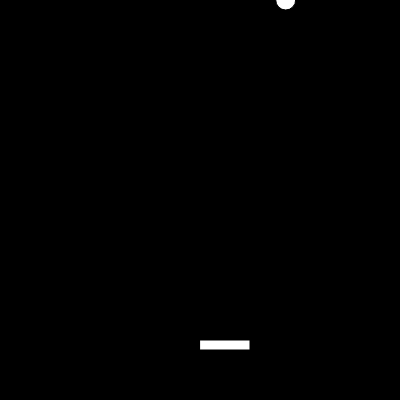
Frame 1 (no input)
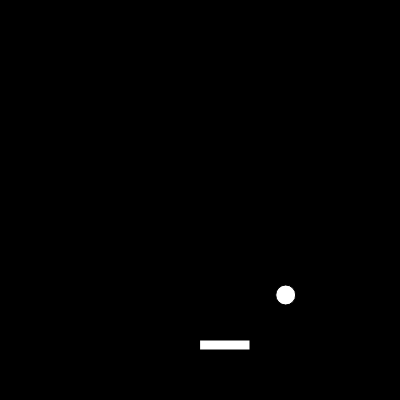
Frame 60 (no input)
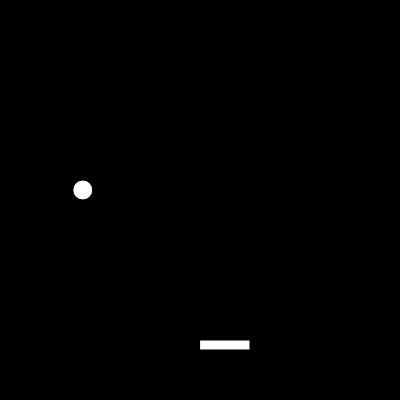
Frame 120 (the mouse pressed at the canvas centre since frame 60)

The p5.js sketch that drew these frames (run headless with seeded random() and noise() and a simulated clock; from frame 60 on, the mouse is pressed at the canvas centre):

// p5.js sketch
// ── sketch.js
let x, y, barX;

function setup() {
  createCanvas(400, 400);
  x = random(width);
  y = 0;
  barX = width / 2;
}

function draw() {
  background(0);
  ellipse(x, y, 20);
  y += 5;


  rect(barX, height - 60, 50, 10);
 if (keyIsDown(LEFT_ARROW) || keyIsDown(65)) barX -= 5;
  if (keyIsDown(RIGHT_ARROW) || keyIsDown(68)) barX += 5;

  if (y + 10 > height - 60 && x > barX && x < barX + 50) {
    y = 0;
    x = random(width);
  }
  if (y > height) {
    y = 0;
    x = random(width);
  }
}
